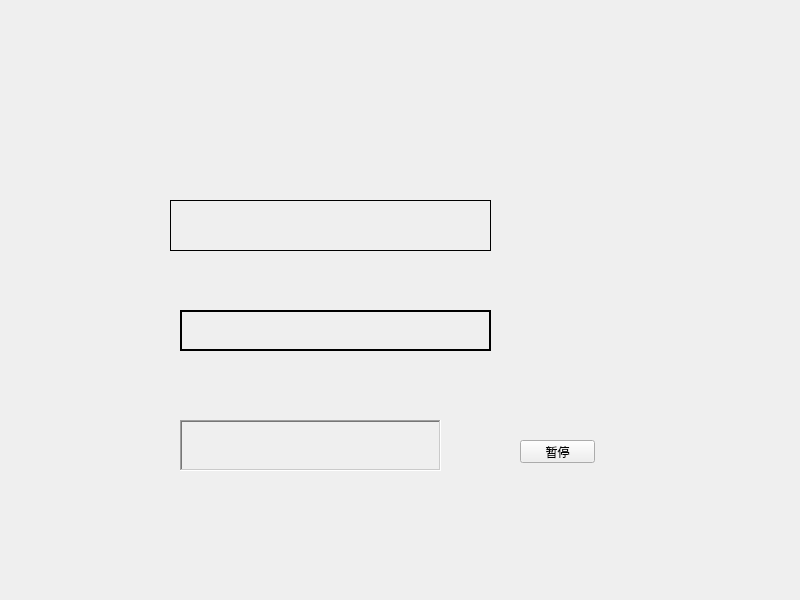
<?xml version="1.0" encoding="UTF-8"?>
<ui version="4.0">
 <class>Widget</class>
 <widget class="QWidget" name="Widget">
  <property name="geometry">
   <rect>
    <x>0</x>
    <y>0</y>
    <width>800</width>
    <height>600</height>
   </rect>
  </property>
  <property name="windowTitle">
   <string>Widget</string>
  </property>
  <widget class="MyLabel" name="label">
   <property name="geometry">
    <rect>
     <x>170</x>
     <y>200</y>
     <width>321</width>
     <height>51</height>
    </rect>
   </property>
   <property name="frameShape">
    <enum>QFrame::Panel</enum>
   </property>
   <property name="text">
    <string/>
   </property>
  </widget>
  <widget class="QLabel" name="label_2">
   <property name="geometry">
    <rect>
     <x>180</x>
     <y>310</y>
     <width>311</width>
     <height>41</height>
    </rect>
   </property>
   <property name="frameShape">
    <enum>QFrame::WinPanel</enum>
   </property>
   <property name="text">
    <string/>
   </property>
  </widget>
  <widget class="QLabel" name="label_3">
   <property name="geometry">
    <rect>
     <x>180</x>
     <y>420</y>
     <width>261</width>
     <height>51</height>
    </rect>
   </property>
   <property name="frameShape">
    <enum>QFrame::WinPanel</enum>
   </property>
   <property name="frameShadow">
    <enum>QFrame::Sunken</enum>
   </property>
   <property name="text">
    <string/>
   </property>
  </widget>
  <widget class="QPushButton" name="BtnStop">
   <property name="geometry">
    <rect>
     <x>520</x>
     <y>440</y>
     <width>75</width>
     <height>23</height>
    </rect>
   </property>
   <property name="text">
    <string>暂停</string>
   </property>
  </widget>
 </widget>
 <customwidgets>
  <customwidget>
   <class>MyLabel</class>
   <extends>QLabel</extends>
   <header>mylabel.h</header>
  </customwidget>
 </customwidgets>
 <resources/>
 <connections/>
</ui>
